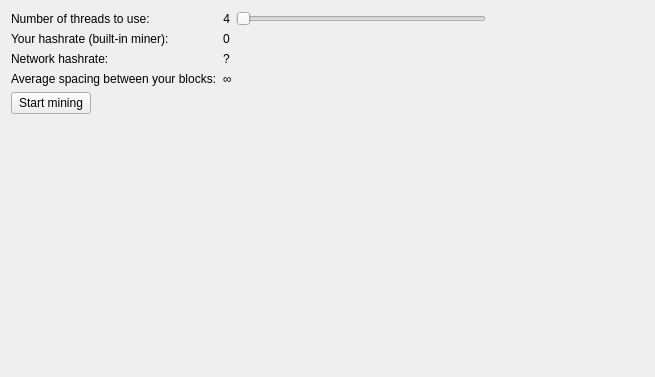
<?xml version="1.0" encoding="UTF-8"?>
<ui version="4.0">
 <class>MiningPage</class>
 <widget class="QWidget" name="MiningPage">
  <property name="geometry">
   <rect>
    <x>0</x>
    <y>0</y>
    <width>655</width>
    <height>377</height>
   </rect>
  </property>
  <property name="windowTitle">
   <string>Form</string>
  </property>
  <property name="autoFillBackground">
   <bool>true</bool>
  </property>
  <layout class="QVBoxLayout" name="verticalLayout">
   <item>
    <layout class="QHBoxLayout" name="horizontalLayout">
     <item>
      <layout class="QGridLayout" name="gridLayout">
       <item row="0" column="1">
        <layout class="QHBoxLayout" name="horizontalLayout_2">
         <item>
          <widget class="QLabel" name="labelNCores">
           <property name="text">
            <string>4</string>
           </property>
           <property name="alignment">
            <set>Qt::AlignRight|Qt::AlignTrailing|Qt::AlignVCenter</set>
           </property>
          </widget>
         </item>
         <item>
          <widget class="QSlider" name="sliderCores">
           <property name="minimumSize">
            <size>
             <width>250</width>
             <height>0</height>
            </size>
           </property>
           <property name="orientation">
            <enum>Qt::Horizontal</enum>
           </property>
          </widget>
         </item>
        </layout>
       </item>
       <item row="3" column="0">
        <widget class="QLabel" name="label_3">
         <property name="text">
          <string>Average spacing between your blocks:</string>
         </property>
        </widget>
       </item>
       <item row="1" column="0">
        <widget class="QLabel" name="label_2">
         <property name="text">
          <string>Your hashrate (built-in miner):</string>
         </property>
        </widget>
       </item>
       <item row="2" column="0">
        <widget class="QLabel" name="label_4">
         <property name="text">
          <string>Network hashrate:</string>
         </property>
        </widget>
       </item>
       <item row="0" column="0">
        <widget class="QLabel" name="label">
         <property name="text">
          <string>Number of threads to use:</string>
         </property>
        </widget>
       </item>
       <item row="1" column="1">
        <widget class="QLabel" name="labelYourHashrate">
         <property name="text">
          <string>0</string>
         </property>
        </widget>
       </item>
       <item row="2" column="1">
        <widget class="QLabel" name="labelNethashrate">
         <property name="text">
          <string>?</string>
         </property>
        </widget>
       </item>
       <item row="3" column="1">
        <widget class="QLabel" name="labelNextBlock">
         <property name="text">
          <string>∞</string>
         </property>
        </widget>
       </item>
      </layout>
     </item>
     <item>
      <spacer name="horizontalSpacer">
       <property name="orientation">
        <enum>Qt::Horizontal</enum>
       </property>
       <property name="sizeHint" stdset="0">
        <size>
         <width>40</width>
         <height>20</height>
        </size>
       </property>
      </spacer>
     </item>
    </layout>
   </item>
   <item>
    <layout class="QHBoxLayout" name="horizontalLayout_3">
     <item>
      <widget class="QPushButton" name="pushSwitchMining">
       <property name="text">
        <string>Start mining</string>
       </property>
      </widget>
     </item>
     <item>
      <spacer name="horizontalSpacer_2">
       <property name="orientation">
        <enum>Qt::Horizontal</enum>
       </property>
       <property name="sizeHint" stdset="0">
        <size>
         <width>40</width>
         <height>20</height>
        </size>
       </property>
      </spacer>
     </item>
    </layout>
   </item>
   <item>
    <widget class="QLabel" name="labelAddress">
     <property name="text">
      <string/>
     </property>
    </widget>
   </item>
   <item>
    <spacer name="verticalSpacer">
     <property name="orientation">
      <enum>Qt::Vertical</enum>
     </property>
     <property name="sizeHint" stdset="0">
      <size>
       <width>20</width>
       <height>40</height>
      </size>
     </property>
    </spacer>
   </item>
  </layout>
 </widget>
 <resources/>
 <connections/>
</ui>
